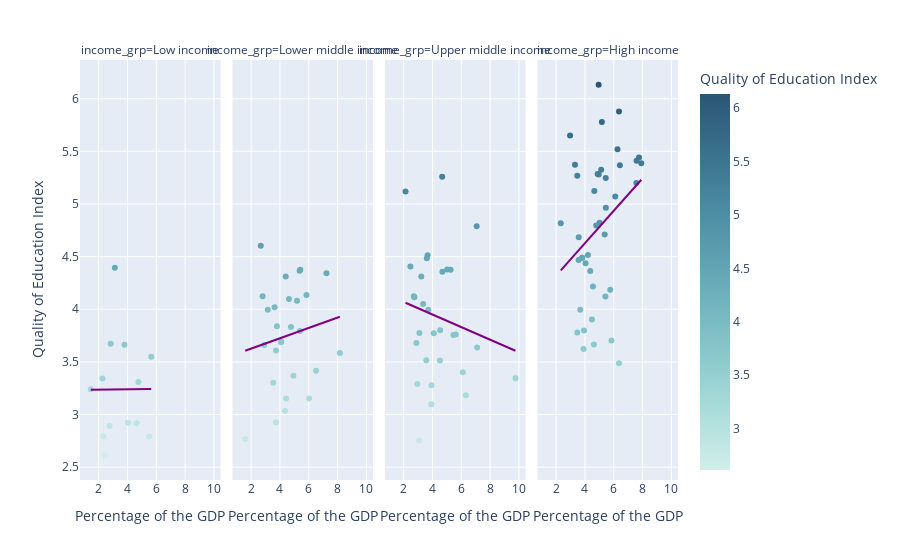

Notebook cell for this chart:
### Markdown cell above
That's surprising!! There's almost no correlation at all between the education expenditure as a % of the GDP and the Quality of Education. R^2 of 0.06.

We'll try to drill down to try to uncover any trends among control variables

First we'll check if the income group has an interaction with the education expenditure (i.e. the change is affected by the income group )

### Code cell
fig = px.scatter(data_frame=df_gdp_qual_2017,x='edu_pcnt_gdp',y='val_qual_ed',facet_col='income_grp',hover_name='country_name',color='val_qual_ed', trendline='ols', 
                 category_orders=income_grp_ord, labels={'val_qual_ed':'Quality of Education Index'},color_continuous_scale=px.colors.sequential.Teal, trendline_color_override='Purple', facet_col_wrap=4)

#Setting the labels of the plot
fig.update_layout(
    # title={
    #     'text': 'Education Exp. (% GDP) vs. Quality of Education By Income group in 2017',
    #     'x':0.5,
    #     'xanchor': 'center'},
    xaxis_title='Percentage of the GDP',
    yaxis_title='Quality of Education Index',
    legend={'title':'Quality of Education Index'}
)

#Ensuring that all x-axis show the correct label
fig.for_each_xaxis(lambda x: x.update(title = 'Percentage of the GDP'))

fig.show()

### Figure 1 — Plotly figure (JSON) as saved in the notebook; plotly's stock layout.template omitted (floating-point values rounded to 4 significant figures)
{"data": [{"hovertemplate": "<b>%{hovertext}</b><br><br>income_grp=Low income<br>edu_pcnt_gdp=%{x}<br>Quality of Education Index=%{marker.color}<extra></extra>", "hovertext": ["Republic of Burundi", "Republic of Chad", "Democratic Republic of the Congo", "Federal Democratic Republic of Ethiopia", "Republic of Guinea", "Republic of Liberia", "Republic of Madagascar", "Republic of Malawi", "Republic of Mali", "Republic of Mozambique", "Republic of Rwanda", "Republic of Sierra Leone", "Republic of Uganda"], "legendgroup": "", "marker": {"color": [3.31, 2.613, 3.241, 3.549, 2.795, 2.892, 3.672, 2.923, 3.664, 2.79, 4.394, 2.917, 3.343], "coloraxis": "coloraxis", "symbol": "circle"}, "mode": "markers", "name": "", "orientation": "v", "showlegend": false, "type": "scatter", "x": [4.762, 2.455, 1.455, 5.65, 2.32, 2.761, 2.836, 4.031, 3.79, 5.506, 3.126, 4.636, 2.263], "xaxis": "x", "y": [3.31, 2.613, 3.241, 3.549, 2.795, 2.892, 3.672, 2.923, 3.664, 2.79, 4.394, 2.917, 3.343], "yaxis": "y"}, {"hovertemplate": "<b>OLS trendline</b><br>val_qual_ed = 0.00131219 * edu_pcnt_gdp + 3.23399<br>R<sup>2</sup>=0.000012<br><br>income_grp=Low income<br>edu_pcnt_gdp=%{x}<br>Quality of Education Index=%{y} <b>(trend)</b><extra></extra>", "legendgroup": "", "line": {"color": "Purple"}, "marker": {"symbol": "circle"}, "mode": "lines", "name": "", "showlegend": false, "type": "scatter", "x": [1.455, 2.263, 2.32, 2.455, 2.761, 2.836, 3.126, 3.79, 4.031, 4.636, 4.762, 5.506, 5.65], "xaxis": "x", "y": [3.236, 3.237, 3.237, 3.237, 3.238, 3.238, 3.238, 3.239, 3.239, 3.24, 3.24, 3.241, 3.241], "yaxis": "y"}, {"hovertemplate": "<b>%{hovertext}</b><br><br>income_grp=Lower middle income<br>edu_pcnt_gdp=%{x}<br>Quality of Education Index=%{marker.color}<extra></extra>", "hovertext": ["People's Democratic Republic of Algeria", "Republic of Benin", "Kingdom of Bhutan", "Republic of Cabo Verde", "Republic of Cameroon", "Republic of El Salvador", "Republic of Ghana", "Republic of Haiti", "Republic of Honduras", "Republic of Indonesia", "Islamic Republic of Iran", "Republic of Kenya", "Kyrgyz Republic", "Kingdom of Lesotho", "Mongolia", "Nepal", "Republic of Nicaragua", "Islamic Republic of Pakistan", "Republic of the Philippines", "Republic of Senegal", "Democratic Socialist Republic of Sri Lanka", "Republic of Tajikistan", "United Republic of Tanzania", "Ukraine", "Socialist Republic of Vietnam", "Republic of Zambia", "Republic of Zimbabwe"], "legendgroup": "", "marker": {"color": [3.417, 3.303, 4.341, 4.08, 3.995, 2.928, 4.019, 2.768, 3.369, 4.603, 3.838, 4.365, 3.152, 3.584, 3.693, 3.831, 3.032, 3.66, 4.312, 4.097, 4.124, 4.135, 3.151, 4.374, 3.687, 3.609, 3.793], "coloraxis": "coloraxis", "symbol": "circle"}, "mode": "markers", "name": "", "orientation": "v", "showlegend": false, "type": "scatter", "x": [6.505, 3.536, 7.226, 5.182, 3.155, 3.725, 3.627, 1.591, 4.937, 2.67, 3.79, 5.367, 6.026, 8.157, 4.089, 4.767, 4.358, 2.9, 4.4, 4.625, 2.799, 5.838, 4.431, 5.412, 4.086, 3.73, 5.381], "xaxis": "x2", "y": [3.417, 3.303, 4.341, 4.08, 3.995, 2.928, 4.019, 2.768, 3.369, 4.603, 3.838, 4.365, 3.152, 3.584, 3.693, 3.831, 3.032, 3.66, 4.312, 4.097, 4.124, 4.135, 3.151, 4.374, 3.687, 3.609, 3.793], "yaxis": "y2"}, {"hovertemplate": "<b>OLS trendline</b><br>val_qual_ed = 0.0490642 * edu_pcnt_gdp + 3.52818<br>R<sup>2</sup>=0.021246<br><br>income_grp=Lower middle income<br>edu_pcnt_gdp=%{x}<br>Quality of Education Index=%{y} <b>(trend)</b><extra></extra>", "legendgroup": "", "line": {"color": "Purple"}, "marker": {"symbol": "circle"}, "mode": "lines", "name": "", "showlegend": false, "type": "scatter", "x": [1.591, 2.67, 2.799, 2.9, 3.155, 3.536, 3.627, 3.725, 3.73, 3.79, 4.086, 4.089, 4.358, 4.4, 4.431, 4.625, 4.767, 4.937, 5.182, 5.367, 5.381, 5.412, 5.838, 6.026, 6.505, 7.226, 8.157], "xaxis": "x2", "y": [3.606, 3.659, 3.666, 3.67, 3.683, 3.702, 3.706, 3.711, 3.711, 3.714, 3.729, 3.729, 3.742, 3.744, 3.746, 3.755, 3.762, 3.77, 3.782, 3.791, 3.792, 3.794, 3.815, 3.824, 3.847, 3.883, 3.928], "yaxis": "y2"}, {"hovertemplate": "<b>%{hovertext}</b><br><br>income_grp=Upper middle income<br>edu_pcnt_gdp=%{x}<br>Quality of Education Index=%{marker.color}<extra></extra>", "hovertext": ["Republic of Albania", "Argentine Republic", "Republic of Armenia", "Republic of Azerbaijan", "Republic of Botswana", "Federative Republic of Brazil", "Republic of Bulgaria", "People's Republic of China", "Republic of Colombia", "Republic of Costa Rica", "Dominican Republic", "Georgia", "Republic of Guatemala", "Jamaica", "Hashemite Kingdom of Jordan", "Republic of Kazakhstan", "Lebanese Republic", "Malaysia", "Republic of Mauritius", "United Mexican States", "Republic of Moldova", "Republic of Namibia", "Republic of Panama", "Republic of Paraguay", "Republic of Peru", "Romania", "Russian Federation", "Republic of Serbia", "Republic of South Africa", "Kingdom of Thailand"], "legendgroup": "", "marker": {"color": [4.486, 3.757, 4.123, 4.406, 3.636, 3.183, 3.773, 4.514, 3.8, 4.788, 3.097, 3.515, 3.29, 4.375, 4.312, 4.113, 5.119, 5.258, 4.377, 3.512, 3.76, 3.345, 3.68, 2.754, 3.277, 3.774, 4.356, 3.996, 3.402, 4.051], "coloraxis": "coloraxis", "symbol": "circle"}, "mode": "markers", "name": "", "orientation": "v", "showlegend": false, "type": "scatter", "x": [3.612, 5.454, 2.708, 2.474, 7.1, 6.32, 4.091, 3.667, 4.536, 7.07, 3.92, 3.574, 2.95, 5.26, 3.229, 2.751, 2.133, 4.675, 5.023, 4.518, 5.618, 9.76, 2.882, 3.09, 3.931, 3.095, 4.69, 3.71, 6.113, 3.356], "xaxis": "x3", "y": [4.486, 3.757, 4.123, 4.406, 3.636, 3.183, 3.773, 4.514, 3.8, 4.788, 3.097, 3.515, 3.29, 4.375, 4.312, 4.113, 5.119, 5.258, 4.377, 3.512, 3.76, 3.345, 3.68, 2.754, 3.277, 3.774, 4.356, 3.996, 3.402, 4.051], "yaxis": "y3"}, {"hovertemplate": "<b>OLS trendline</b><br>val_qual_ed = -0.0598396 * edu_pcnt_gdp + 4.18955<br>R<sup>2</sup>=0.028203<br><br>income_grp=Upper middle income<br>edu_pcnt_gdp=%{x}<br>Quality of Education Index=%{y} <b>(trend)</b><extra></extra>", "legendgroup": "", "line": {"color": "Purple"}, "marker": {"symbol": "circle"}, "mode": "lines", "name": "", "showlegend": false, "type": "scatter", "x": [2.133, 2.474, 2.708, 2.751, 2.882, 2.95, 3.09, 3.095, 3.229, 3.356, 3.574, 3.612, 3.667, 3.71, 3.92, 3.931, 4.091, 4.518, 4.536, 4.675, 4.69, 5.023, 5.26, 5.454, 5.618, 6.113, 6.32, 7.07, 7.1, 9.76], "xaxis": "x3", "y": [4.062, 4.042, 4.028, 4.025, 4.017, 4.013, 4.005, 4.004, 3.996, 3.989, 3.976, 3.973, 3.97, 3.968, 3.955, 3.954, 3.945, 3.919, 3.918, 3.91, 3.909, 3.889, 3.875, 3.863, 3.853, 3.824, 3.811, 3.766, 3.765, 3.606], "yaxis": "y3"}, {"hovertemplate": "<b>%{hovertext}</b><br><br>income_grp=High income<br>edu_pcnt_gdp=%{x}<br>Quality of Education Index=%{marker.color}<extra></extra>", "hovertext": ["Commonwealth of Australia", "Republic of Austria", "Kingdom of Bahrain", "Kingdom of Belgium", "Republic of Chile", "Republic of Croatia", "Republic of Cyprus", "Czech Republic", "Kingdom of Denmark", "Republic of Estonia", "Republic of Finland", "French Republic", "Federal Republic of Germany", "Hellenic Republic", "Hong Kong Special Administrative Region of the People's Republic of China", "Hungary", "Republic of Iceland", "Ireland", "State of Israel", "Italian Republic", "State of Kuwait", "Republic of Latvia", "Republic of Lithuania", "Grand Duchy of Luxembourg", "Republic of Malta", "Kingdom of the Netherlands", "New Zealand", "Kingdom of Norway", "Sultanate of Oman", "Republic of Poland", "Portuguese Republic", "State of Qatar", "Republic of Seychelles", "Slovak Republic", "Republic of Slovenia", "Kingdom of Spain", "Kingdom of Sweden", "Switzerland", "Republic of Trinidad and Tobago", "United Kingdom of Great Britain and Northern Ireland", "Oriental Republic of Uruguay"], "legendgroup": "", "marker": {"color": [5.325, 4.71, 4.817, 5.367, 4.122, 3.622, 4.184, 4.489, 5.441, 5.281, 5.878, 4.963, 5.284, 3.778, 5.372, 3.664, 5.411, 5.269, 5.072, 4.438, 3.486, 4.364, 4.489, 4.684, 5.124, 5.779, 5.519, 5.386, 3.703, 4.217, 4.821, 5.651, 3.995, 3.799, 4.796, 4.515, 5.199, 6.133, 4.469, 5.246, 3.902], "coloraxis": "coloraxis", "symbol": "circle"}, "mode": "markers", "name": "", "orientation": "v", "showlegend": false, "type": "scatter", "x": [5.128, 5.372, 2.325, 6.425, 5.42, 3.906, 5.754, 3.806, 7.752, 4.956, 6.363, 5.452, 4.883, 3.472, 3.31, 4.62, 7.584, 3.469, 6.103, 4.045, 6.365, 4.37, 3.812, 3.57, 4.652, 5.175, 6.26, 7.912, 5.84, 4.558, 5.016, 2.967, 3.677, 3.941, 4.781, 4.208, 7.569, 4.952, 3.561, 5.444, 4.486], "xaxis": "x4", "y": [5.325, 4.71, 4.817, 5.367, 4.122, 3.622, 4.184, 4.489, 5.441, 5.281, 5.878, 4.963, 5.284, 3.778, 5.372, 3.664, 5.411, 5.269, 5.072, 4.438, 3.486, 4.364, 4.489, 4.684, 5.124, 5.779, 5.519, 5.386, 3.703, 4.217, 4.821, 5.651, 3.995, 3.799, 4.796, 4.515, 5.199, 6.133, 4.469, 5.246, 3.902], "yaxis": "y4"}, {"hovertemplate": "<b>OLS trendline</b><br>val_qual_ed = 0.154194 * edu_pcnt_gdp + 4.01036<br>R<sup>2</sup>=0.088652<br><br>income_grp=High income<br>edu_pcnt_gdp=%{x}<br>Quality of Education Index=%{y} <b>(trend)</b><extra></extra>", "legendgroup": "", "line": {"color": "Purple"}, "marker": {"symbol": "circle"}, "mode": "lines", "name": "", "showlegend": false, "type": "scatter", "x": [2.325, 2.967, 3.31, 3.469, 3.472, 3.561, 3.57, 3.677, 3.806, 3.812, 3.906, 3.941, 4.045, 4.208, 4.37, 4.486, 4.558, 4.62, 4.652, 4.781, 4.883, 4.952, 4.956, 5.016, 5.128, 5.175, 5.372, 5.42, 5.444, 5.452, 5.754, 5.84, 6.103, 6.26, 6.363, 6.365, 6.425, 7.569, 7.584, 7.752, 7.912], "xaxis": "x4", "y": [4.369, 4.468, 4.521, 4.545, 4.546, 4.559, 4.561, 4.577, 4.597, 4.598, 4.613, 4.618, 4.634, 4.659, 4.684, 4.702, 4.713, 4.723, 4.728, 4.748, 4.763, 4.774, 4.775, 4.784, 4.801, 4.808, 4.839, 4.846, 4.85, 4.851, 4.898, 4.911, 4.951, 4.976, 4.992, 4.992, 5.001, 5.177, 5.18, 5.206, 5.23], "yaxis": "y4"}], "layout": {"annotations": [{"font": {}, "showarrow": false, "text": "income_grp=Low income", "x": 0.1175, "xanchor": "center", "xref": "paper", "y": 1, "yanchor": "bottom", "yref": "paper"}, {"font": {}, "showarrow": false, "text": "income_grp=Lower middle income", "x": 0.3725, "xanchor": "center", "xref": "paper", "y": 1, "yanchor": "bottom", "yref": "paper"}, {"font": {}, "showarrow": false, "text": "income_grp=Upper middle income", "x": 0.6275, "xanchor": "center", "xref": "paper", "y": 1, "yanchor": "bottom", "yref": "paper"}, {"font": {}, "showarrow": false, "text": "income_grp=High income", "x": 0.8825, "xanchor": "center", "xref": "paper", "y": 1, "yanchor": "bottom", "yref": "paper"}], "coloraxis": {"colorbar": {"title": {"text": "Quality of Education Index"}}, "colorscale": [[0, "rgb(209, 238, 234)"], [0.1667, "rgb(168, 219, 217)"], [0.3333, "rgb(133, 196, 201)"], [0.5, "rgb(104, 171, 184)"], [0.6667, "rgb(79, 144, 166)"], [0.8333, "rgb(59, 115, 143)"], [1, "rgb(42, 86, 116)"]]}, "legend": {"title": {"text": "Quality of Education Index"}, "tracegroupgap": 0}, "margin": {"t": 60}, "xaxis": {"anchor": "y", "domain": [0, 0.235], "title": {"text": "Percentage of the GDP"}}, "xaxis2": {"anchor": "y2", "domain": [0.255, 0.49], "matches": "x", "title": {"text": "Percentage of the GDP"}}, "xaxis3": {"anchor": "y3", "domain": [0.51, 0.745], "matches": "x", "title": {"text": "Percentage of the GDP"}}, "xaxis4": {"anchor": "y4", "domain": [0.765, 1.0], "matches": "x", "title": {"text": "Percentage of the GDP"}}, "yaxis": {"anchor": "x", "domain": [0, 1], "title": {"text": "Quality of Education Index"}}, "yaxis2": {"anchor": "x2", "domain": [0, 1], "matches": "y", "showticklabels": false}, "yaxis3": {"anchor": "x3", "domain": [0, 1], "matches": "y", "showticklabels": false}, "yaxis4": {"anchor": "x4", "domain": [0, 1], "matches": "y", "showticklabels": false}}}
